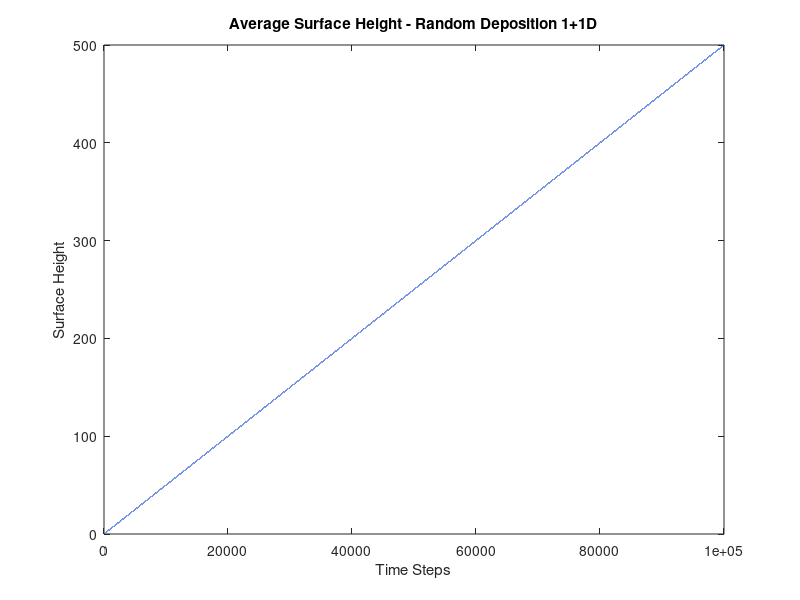

The MATLAB script that drew this image:
% Random Deposition Average Surface Height
% can be used for any of the other deposition models
% Bronagh Campbell – 27th Jan. 2023
% create initial surface
surface = zeros(1, 200);
vals=[];    % used to store values for average surface height
 
% particles to be deposited
no_particles = 100000;
 
for i = 1:no_particles
    
    % generating a random integer 1-100
    x = round(rand*199)+1;
    
   % incrementing surface height 
   surface(x)=surface(x)+1;
   
   % calculating average surface height after each iteration
   vals(1,length(vals)+1)=mean(surface);  
   
end


j=1:100000;
plot(j,vals(1,:));

title('Average Surface Height - Random Deposition 1+1D'); 
xlabel('Time Steps'); 
ylabel('Surface Height'); 
hold off

